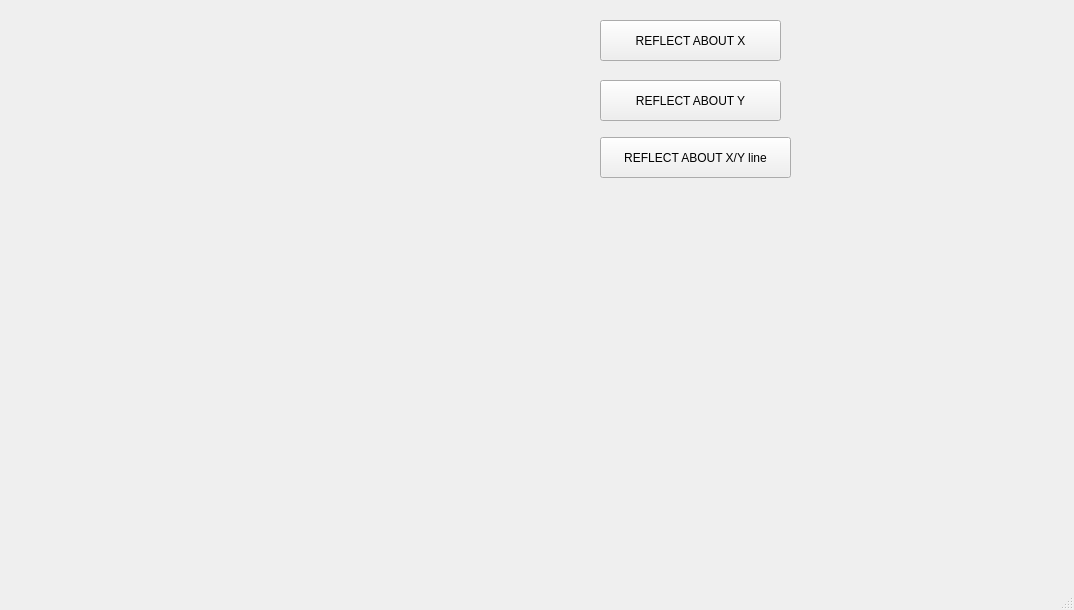
<?xml version="1.0" encoding="UTF-8"?>
<ui version="4.0">
 <class>MainWindow</class>
 <widget class="QMainWindow" name="MainWindow">
  <property name="geometry">
   <rect>
    <x>0</x>
    <y>0</y>
    <width>1074</width>
    <height>610</height>
   </rect>
  </property>
  <property name="windowTitle">
   <string>MainWindow</string>
  </property>
  <widget class="QWidget" name="centralwidget">
   <widget class="QLabel" name="label">
    <property name="geometry">
     <rect>
      <x>10</x>
      <y>10</y>
      <width>541</width>
      <height>501</height>
     </rect>
    </property>
    <property name="text">
     <string/>
    </property>
   </widget>
   <widget class="QPushButton" name="pushButton">
    <property name="geometry">
     <rect>
      <x>600</x>
      <y>20</y>
      <width>181</width>
      <height>41</height>
     </rect>
    </property>
    <property name="text">
     <string>REFLECT ABOUT X</string>
    </property>
   </widget>
   <widget class="QPushButton" name="pushButton_2">
    <property name="geometry">
     <rect>
      <x>600</x>
      <y>80</y>
      <width>181</width>
      <height>41</height>
     </rect>
    </property>
    <property name="text">
     <string>REFLECT ABOUT Y</string>
    </property>
   </widget>
   <widget class="QPushButton" name="pushButton_3">
    <property name="geometry">
     <rect>
      <x>600</x>
      <y>137</y>
      <width>191</width>
      <height>41</height>
     </rect>
    </property>
    <property name="text">
     <string>REFLECT ABOUT X/Y line</string>
    </property>
   </widget>
  </widget>
  <widget class="QMenuBar" name="menubar">
   <property name="geometry">
    <rect>
     <x>0</x>
     <y>0</y>
     <width>1074</width>
     <height>22</height>
    </rect>
   </property>
  </widget>
  <widget class="QStatusBar" name="statusbar"/>
 </widget>
 <resources/>
 <connections/>
</ui>
